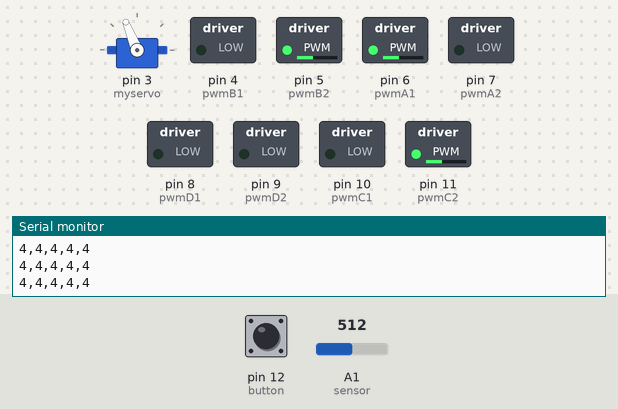
A sketch run on a simulated Arduino Uno, built with avr-gcc and run on an emulated ATmega328P. Parts: servo, switched loads named in the sketch (green lamp = pin HIGH), the last lines printed to the serial monitor. The inputs (shaded band) are chosen by the test bench; at power-on: A1 (sensor) = 512, pin 12 (button) HIGH.

Above: at 0.92 s.
1.4 s: A1 (sensor) set to 291
4.4 s: A1 (sensor) set to 268
At 4.65 s:
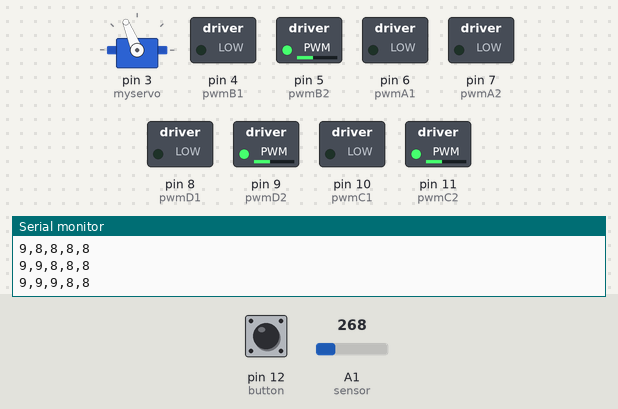
7.4 s: A1 (sensor) set to 550
At 7.48 s:
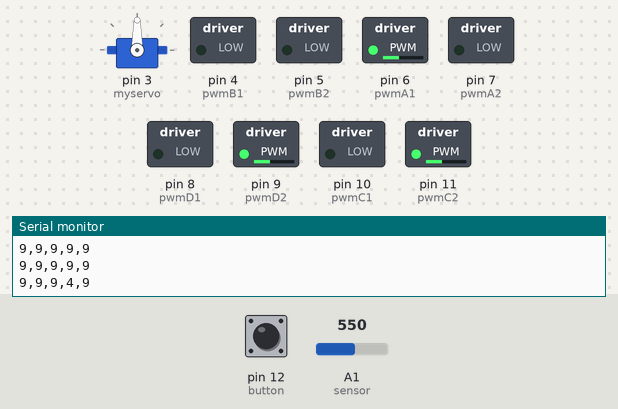
10.4 s: A1 (sensor) set to 163
At 10.48 s:
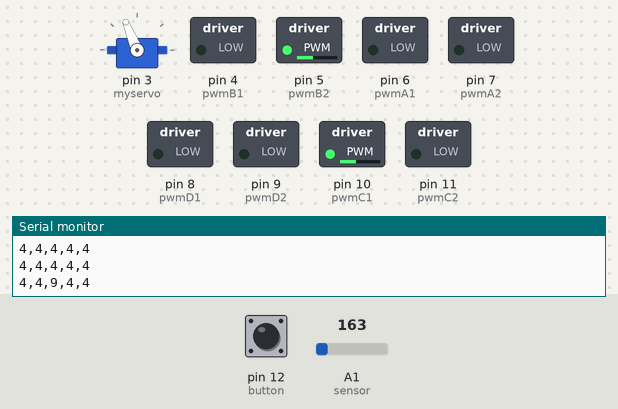
13.4 s: A1 (sensor) set to 306
At 13.49 s:
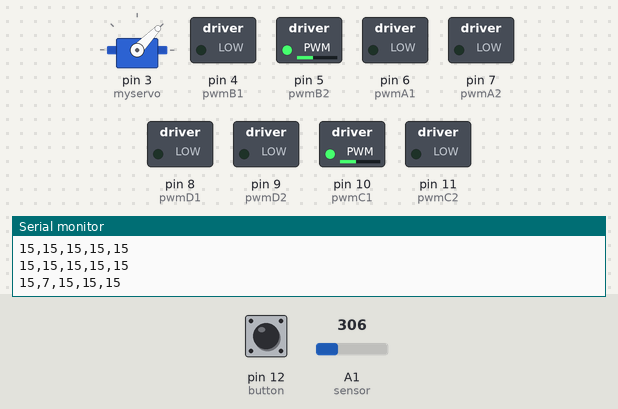
16.4 s: A1 (sensor) set to 122
At 16.65 s:
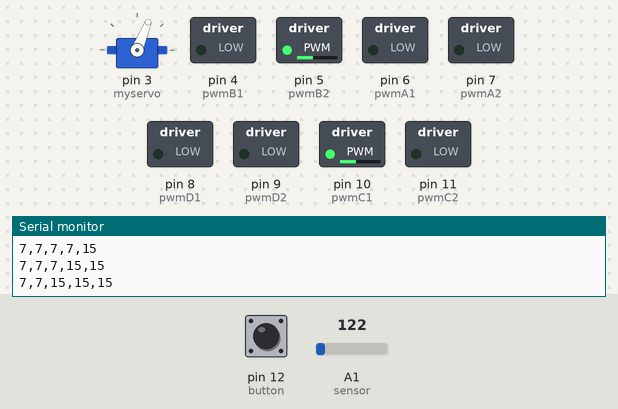
Timing chart, 0 to 20.4 s (numbered marks = the images above; inputs shaded):
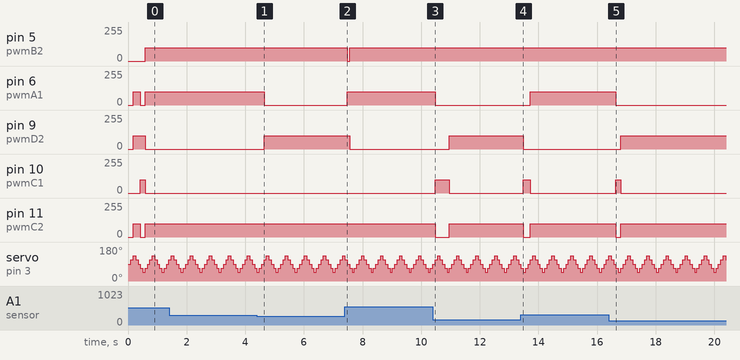

The sketch:

simple_auton_test.ino
```cpp
#include <Servo.h> //include servo library

#define START_POS 90
#define DRV_SPD 100

//pins for motor control
#define pwmA1 6 //back left
#define pwmA2 7

#define pwmB1 4 //front left
#define pwmB2 5

#define pwmC1 10 //back right
#define pwmC2 11

#define pwmD1 8 //front right
#define pwmD2 9

//pushbutton pin
#define button 12

//sensor pin
#define sensor A1

Servo myservo;  // create servo object to control a servo

//timing periods
int servo_int = 30;
int timer_1 = 100;

//timers
unsigned long servo_tmr = 0;
unsigned long time_1 = 0;

//servo position and direction global variable
int pos = START_POS; //initial position
int servo_dir = 'r'; //the servo will be initialized all the way left and will be moving right

int dist[] = {15, 15, 15, 15, 15};

void setup() {
  Serial.begin(9600);

  //servo setup
  myservo.attach(3);  // attaches the servo on pin 3 to the servo object
  myservo.write(START_POS); //set the servo to center position, it will start moving right

  //pinmode for button
  pinMode(button, INPUT);

  //pinmode for sensor
  pinMode(sensor, INPUT);

  //pinmode for motor control
  pinMode(pwmA1, OUTPUT);
  pinMode(pwmA2, OUTPUT);

  pinMode(pwmB1, OUTPUT);
  pinMode(pwmB2, OUTPUT);

  pinMode(pwmC1, OUTPUT);
  pinMode(pwmC2, OUTPUT);

  pinMode(pwmD1, OUTPUT);
  pinMode(pwmD2, OUTPUT);

  while (digitalRead(button) == LOW) {
    delay(50);
  }
  delay(100);

}

void loop() {
  //  go('f', 100);
  //  delay(1000);
  //  halt();
  //  delay(500);
  //  go('b', 100);
  //  delay(1000);
  //  halt();
  //  delay(500);
  //  go('l', 100);
  //  delay(1000);
  //  halt();
  //  delay(500);
  //  go('r', 100);
  //  delay(1000);
  //  halt();
  //  delay(500);

  if (millis() - servo_tmr > servo_int) { //move the servo and record position
    servo_tmr = millis();
    myservo.write(move_servo());
    if (pos == 46) {
      dist[0] = getDist();
    }
    else if (pos == 68) {
      dist[1] = getDist();
    }
    else if (pos == 90) {
      dist[2] = getDist();
    }
    else if (pos == 112) {
      dist[3] = getDist();
    }
    else if (pos == 134) {
      dist[4] = getDist();
    }
  }

  if (dist[2] < 10 && dist[0] > 9) { //if centre < 10" but left is clear, strafe left
    //strafe left
    go("sl", DRV_SPD);
  }
  else if (dist[2] < 9 && dist[5] > 9) { //if centre < 10" but right is clear, strafe right
    //strafe right
    go("sr", DRV_SPD);
  }
  else if (dist[0] < 8 || dist[1] < 8) { //if either of the two left positions sense obstacle < 12" away
    //go right
    go("r", DRV_SPD);
  }
  else if (dist[4] < 8 || dist[3] < 8) { //if either of the two right positions sense obstacle < 12" away
    //go left
    go("l", DRV_SPD);
  }
  else if (dist[3] < 8) { //if either of the two right positions sense obstacle < 12" away
    timer_1 = millis();
    while (millis() - timer_1 < 500) {
      go("b", DRV_SPD);
    }
    while (millis() - timer_1 < 700) {
      go("l", DRV_SPD);
    }
  }
  else {
    go("f", DRV_SPD);
  }

  Serial.print(dist[0]);
  Serial.print(",");
  Serial.print(dist[1]);
  Serial.print(",");
  Serial.print(dist[2]);
  Serial.print(",");
  Serial.print(dist[3]);
  Serial.print(",");
  Serial.println(dist[4]);
}
/*
   function: go
   parameters: char dir (desired direction to move), int spd (pwm value 0-255) desired speed
   return: none
   brief: moves robot in desired direction at desired speed
*/
void go(char *dir, int spd) {
  if (dir == "f") {
    analogWrite(pwmB1, 0); //front left fwd
    analogWrite(pwmB2, spd);

    analogWrite(pwmC1, 0); //back right fwd
    analogWrite(pwmC2, spd);

    analogWrite(pwmA1, 0); //back left fwd
    analogWrite(pwmA2, spd);

    analogWrite(pwmD1, 0); //front right fwd
    analogWrite(pwmD2, spd);
  }

  if (dir == "b") {
    analogWrite(pwmB1, spd); //front left bwd
    analogWrite(pwmB2, 0);

    analogWrite(pwmC1, spd); //back right bwd
    analogWrite(pwmC2, 0);

    analogWrite(pwmA1, spd); //back left bwd
    analogWrite(pwmA2, 0);

    analogWrite(pwmD1, spd); //front right bwd
    analogWrite(pwmD2, 0);
  }

  if (dir == "l") {
    analogWrite(pwmB1, spd); //front left bwd
    analogWrite(pwmB2, 0);

    analogWrite(pwmC1, 0); //back right fwd
    analogWrite(pwmC2, spd);

    analogWrite(pwmA1, spd); //back left bwd
    analogWrite(pwmA2, 0);

    analogWrite(pwmD1, 0); //front right fwd
    analogWrite(pwmD2, spd);
  }

  if (dir == "r") {
    analogWrite(pwmB1, 0); //front left fwd
    analogWrite(pwmB2, spd);

    analogWrite(pwmC1, spd); //back right bwd
    analogWrite(pwmC2, 0);

    analogWrite(pwmA1, 0); //back left fwd
    analogWrite(pwmA2, spd);

    analogWrite(pwmD1, spd); //front right bwd
    analogWrite(pwmD2, 0);
  }

  if (dir == "sr") { //strafe right
    analogWrite(pwmB1, 0); //front left fwd
    analogWrite(pwmB2, spd);

    analogWrite(pwmC1, 0); //back right fwd
    analogWrite(pwmC2, spd);

    analogWrite(pwmA1, spd); //back left bwd
    analogWrite(pwmA2, 0);

    analogWrite(pwmD1, spd); //front right bwd
    analogWrite(pwmD2, 0);
  }

  if (dir == "sl") { //strafe left
    analogWrite(pwmB1, spd); //front left bwd
    analogWrite(pwmB2, 0);

    analogWrite(pwmC1, spd); //back right bwd
    analogWrite(pwmC2, 0);

    analogWrite(pwmA1, 0); //back left fwd
    analogWrite(pwmA2, spd);

    analogWrite(pwmD1, 0); //front right fwd
    analogWrite(pwmD2, spd);
  }
}

/*
   function: halt()
   parameters: none
   return: none
   brief: stops the robot moving by stopping all motors
*/
void halt() {
  analogWrite(pwmB1, 0); //front left stop
  analogWrite(pwmB2, 0);

  analogWrite(pwmC1, 0); //back right stop
  analogWrite(pwmC2, 0);

  analogWrite(pwmA1, 0); //back left stop
  analogWrite(pwmA2, 0);

  analogWrite(pwmD1, 0); //front right stop
  analogWrite(pwmD2, 0);
}

/*
   46 = dist[0]
   68 = dist[1]
   90 = dist[2]
   112 = dist[3]
   134 = dist [4]
*/
int move_servo() {
  if (pos == 46) {
    servo_dir = 'r';
    pos = 68;
    return 68;
  }
  else if (pos == 68 && servo_dir == 'r') {
    pos = 90;
    return 90;
  }
  else if (pos == 90 && servo_dir == 'r') {
    pos = 112;
    return 112;
  }
  else if (pos == 112 && servo_dir == 'r') {
    servo_dir = 'l';
    pos = 134;
    return 134;
  }
  else if (pos == 134) {
    pos = 112;
    return 112;
  }
  else if (pos == 112 && servo_dir == 'l') {
    pos = 90;
    return 90;
  }
  else if (pos == 90 && servo_dir == 'l') {
    pos = 68;
    return 68;
  }
  else if (pos == 68 && servo_dir == 'l') {
    pos = 46;
    return 46;
  }
}

double getDist()
{
  float val = 0; //calculated distance
  double sum = 0; //sum for averaging
  for (int x = 0; x < 4; x++) { //average 4 samples each time
    sum = sum + analogRead(sensor);
    delay(20); //20ms delay between sampling
  }
  val = (float)(sum / 4); //calculate average sensor data
  if (val > 540) { //if below min range, return min range
    return 4;
  }
  else if (val < 173) { //if above max range, return max range
    return 15;
  }
  else { //if in range, calulate distance
    double distance = ((9E-05 * pow(val, 2)) + (-0.0911 * val) + 27.407);
    return distance;
  }
}
```

Measured:
- the behaviour switches between 279 and 278 on A1 (sensor) (found by bisection; images 0 and 1)
- after the input at 4.4 s, pin 6 (pwmA1): 100/255 → 0/255 after 0.24 s; pin 9 (pwmD2): 0/255 → 100/255 after 0.24 s
- after the input at 7.4 s, pin 5 (pwmB2): 100/255 → 0/255 after 0.08 s, → 100/255 0.08 s later; pin 6 (pwmA1): 0/255 → 100/255 after 0.08 s; pin 9 (pwmD2): 100/255 → 0/255 after 0.16 s
- after the input at 10.4 s, pin 6 (pwmA1): 100/255 → 0/255 after 0.08 s; pin 9 (pwmD2): 0/255 → 100/255 after 0.56 s; pin 10 (pwmC1): 0/255 → 100/255 after 0.08 s, → 0/255 0.49 s later; pin 11 (pwmC2): 100/255 → 0/255 after 0.08 s, → 100/255 0.49 s later
- after the input at 13.4 s, pin 6 (pwmA1): 0/255 → 100/255 after 0.33 s; pin 9 (pwmD2): 100/255 → 0/255 after 0.08 s; pin 10 (pwmC1): 0/255 → 100/255 after 0.08 s, → 0/255 0.24 s later; pin 11 (pwmC2): 100/255 → 0/255 after 0.08 s, → 100/255 0.24 s later
- after the input at 16.4 s, pin 6 (pwmA1): 100/255 → 0/255 after 0.25 s; pin 9 (pwmD2): 0/255 → 100/255 after 0.41 s; pin 10 (pwmC1): 0/255 → 100/255 after 0.25 s, → 0/255 0.16 s later; pin 11 (pwmC2): 100/255 → 0/255 after 0.25 s, → 100/255 0.16 s later
- by itself, servo on pin 3 (myservo): repeats every 0.65 s: 112° 0.08 s, 90° 0.08 s, 68° 0.08 s, 46° 0.08 s, 68° 0.08 s, 90° 0.08 s, 112° 0.08 s, 134° 0.08 s
